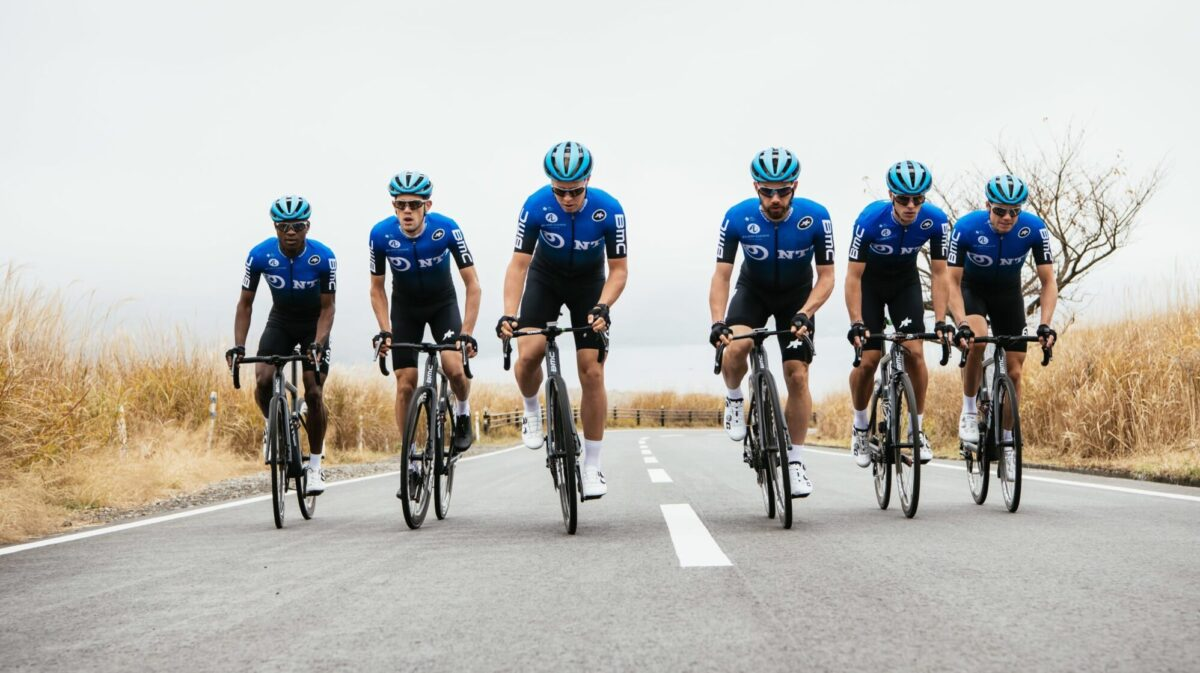
#> input picture test_images/cycling.jpg, 1200 x 673 px
$ python main.py --images test_images
#> lines starting #> are read from the running program, lines starting #| are printed output that depends on the picture; after the words box and inside, x2 and y2 are one past the last pixel; in counts of white or black regions, pixels touching at a corner belong together
from imutils.object_detection import non_max_suppression
from imutils import paths
import numpy as np
import argparse
import imutils
import cv2
import time


ap = argparse.ArgumentParser()
ap.add_argument("-i", "--images", required=True, help="path to images directory")
args = vars(ap.parse_args())

hog = cv2.HOGDescriptor()
hog.setSVMDetector(cv2.HOGDescriptor_getDefaultPeopleDetector())

for imagePath in paths.list_images(args["images"]):
    image = cv2.imread(imagePath)
#> image is the input picture: shape (673, 1200, 3); mean B, G, R 179.4, 184.9, 186.8
    image = imutils.resize(image, width=min(400, image.shape[1]))
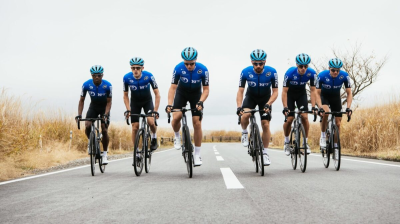
#> image: shape (224, 400, 3); mean B, G, R 179.4, 184.9, 186.8
    orig = image.copy()

# detect people in the image
    start = time.time()
    (rects, weights) = hog.detectMultiScale(image, winStride=(4, 4),
                                            padding=(8, 8), scale=1.05)
#> rects = [[149, 34, 78, 157], [217, 33, 79, 157], [276, 36, 77, 154], [103, 43, 77, 154], [59, 49, 74, 149]]; weights = [2.55, 2.87, 2.24, 2.25, 3.19]
    end = time.time()
    # draw the original bounding boxes
    for (x, y, w, h) in rects:
        cv2.rectangle(orig, (x, y), (x + w, y + h), (0, 0, 255), 2)
#> this loop made 5 passes
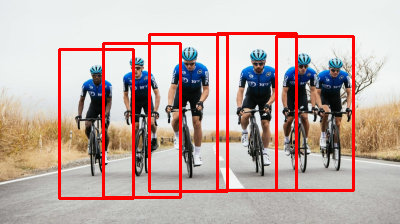
#> orig: shape (224, 400, 3); 7.47% of pixels changed, all inside (x1, y1, x2, y2) = (58, 32, 355, 200)
    # apply non-maxima suppression to the bounding boxes using a
    # fairly large overlap threshold to try to maintain overlapping
    # boxes that are still people
    rects = np.array([[x, y, x + w, y + h] for (x, y, w, h) in rects])
#> rects = [[149, 34, 227, 191], [217, 33, 296, 190], [276, 36, 353, 190], [103, 43, 180, 197], [59, 49, 133, 198]]
    pick = non_max_suppression(rects, probs=None, overlapThresh=0.65)
#> pick = [[59, 49, 133, 198], [103, 43, 180, 197], [149, 34, 227, 191], [276, 36, 353, 190], [217, 33, 296, 190]]
    # draw the final bounding boxes
    for (xA, yA, xB, yB) in pick:
        cv2.rectangle(image, (xA, yA), (xB, yB), (0, 255, 0), 2)
#> this loop made 5 passes
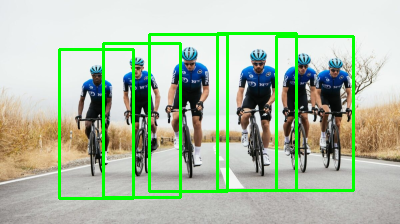
#> image: shape (224, 400, 3); 7.47% of pixels changed, all inside (x1, y1, x2, y2) = (58, 32, 355, 200)
    # show some information on the number of bounding boxes
    filename = imagePath[imagePath.rfind("/") + 1:]
    print("[INFO] {}: {} original boxes, {} after suppression".format(
        filename, len(rects), len(pick)))
#| [INFO] cycling.jpg: 5 original boxes, 5 after suppression
    # show the output images
    cv2.imshow("Before NMS", orig)
    cv2.imshow("After NMS", image)
    print(end - start)
    cv2.waitKey(0)
#> pass 2 of the loop `for imagePath in paths.list_images(args["images"]):`:
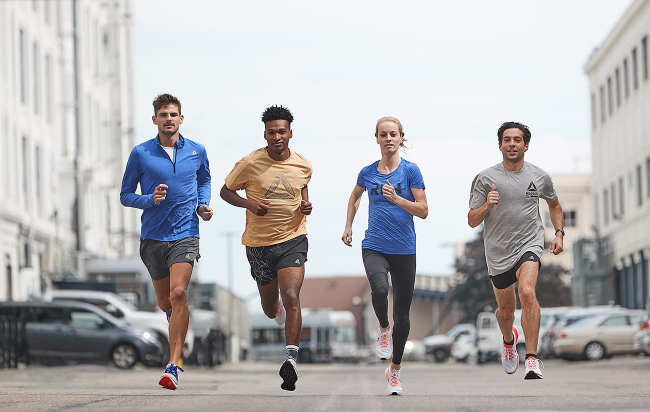
#> input picture test_images/jogging.jpg, 1300 x 823 px (shown at 1/2 size)
#> image is the input picture: shape (823, 1300, 3); mean B, G, R 179.9, 178.7, 180.5
#> `(rects, weights) = hog.detectMultiScale(image, winStride=(4, 4), paddi..`: rects = [[192, 61, 93, 185], [267, 56, 98, 196], [51, 35, 106, 213], [118, 43, 103, 207]]; weights = [3.39, 2.67, 2.56, 1.13]
#> the loop `for (x, y, w, h) in rects:` made 4 passes
#> after the loop `for (x, y, w, h) in rects:`:
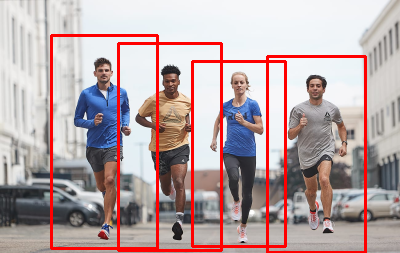
#> orig: shape (253, 400, 3); mean B, G, R 166.9, 165.7, 185.2
#> `rects = np.array([[x, y, x + w, y + h] for (x, y, w, h) in rects])`: rects = [[192, 61, 285, 246], [267, 56, 365, 252], [51, 35, 157, 248], [118, 43, 221, 250]]
#> pick = [[267, 56, 365, 252], [118, 43, 221, 250], [51, 35, 157, 248], [192, 61, 285, 246]]
#> the loop `for (xA, yA, xB, yB) in pick:` made 4 passes
#> after the loop `for (xA, yA, xB, yB) in pick:`:
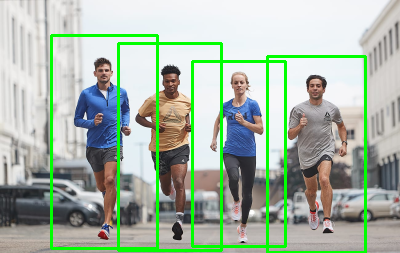
#> image: shape (253, 400, 3); mean B, G, R 166.9, 183.4, 167.5
#| [INFO] jogging.jpg: 4 original boxes, 4 after suppression
